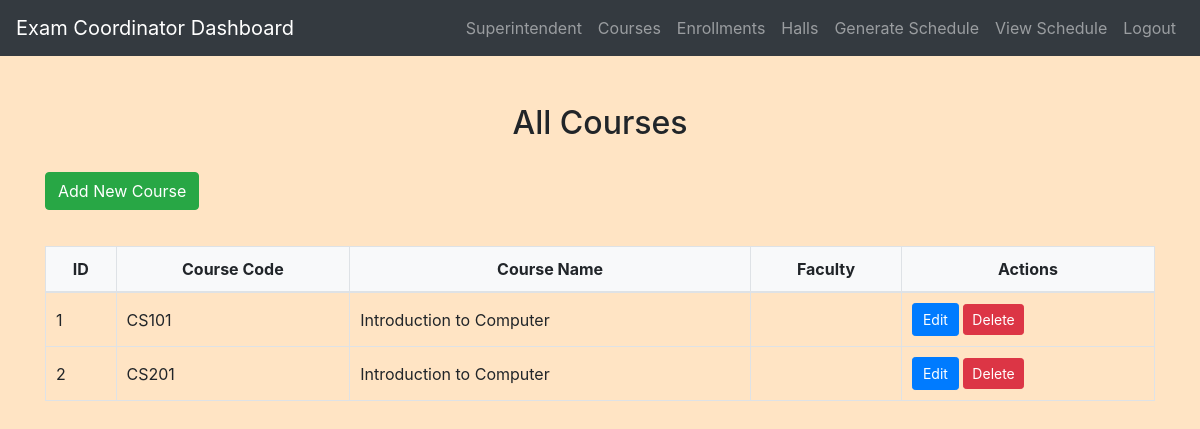
Before: /exam_coordinator/view_courses.php (signed in) with the older database file.
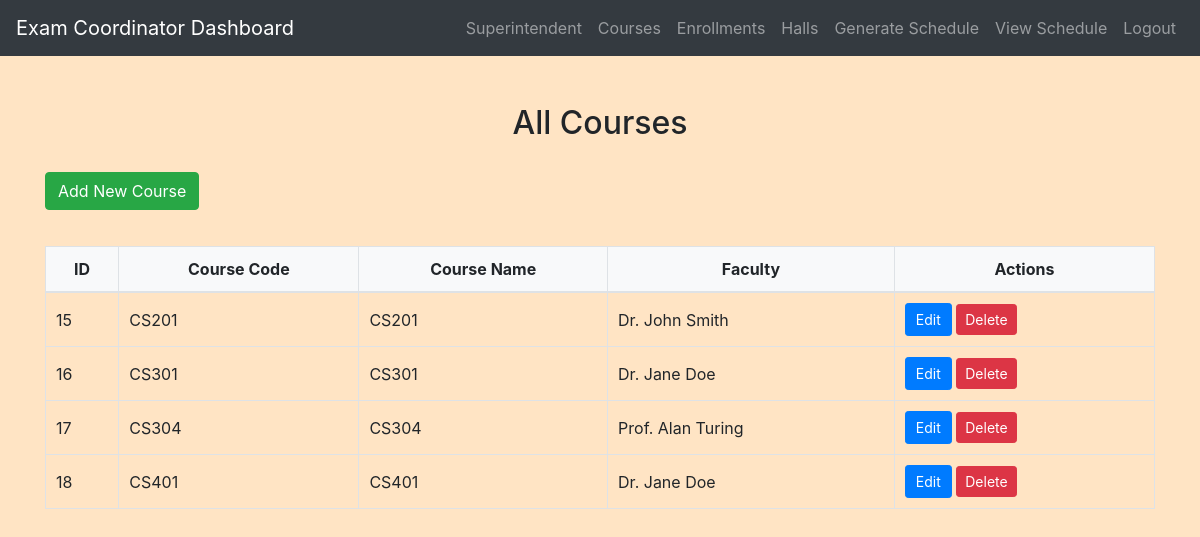
After: the same page with the newer database file.
### tables this page shows
CREATE TABLE `courses` (
  `course_id` int(11) NOT NULL,
  `course_code` varchar(255) NOT NULL,
  `course_name` varchar(255) NOT NULL,
  `faculty_id` int(11) DEFAULT NULL
);

CREATE TABLE `faculty` (
  `id` int(11) NOT NULL,
  `name` varchar(255) NOT NULL
);

### exam_coordinator/view_courses.php (the view, shortened to what this page needs)
<?php
include('config.php');
?>
<!DOCTYPE html>
<html>
<head>
    <link rel="stylesheet" href="https://maxcdn.bootstrapcdn.com/bootstrap/4.5.2/css/bootstrap.min.css">
    <link rel="stylesheet" href="../css/style.css">
</head>
<body>
<?php include('navbar.php'); ?>
<div class="container mt-5">
    <h2>All Courses</h2>
    <a href="add_course.php" class="btn btn-success mb-3">Add New Course</a>
    <table class="table table-bordered">
        <thead>
            <tr>
                <th>ID</th>
                <th>Course Code</th>
                <th>Course Name</th>
                <th>Faculty</th>
                <th>Actions</th>
            </tr>
        </thead>
        <tbody>
            <?php
            $sql = "SELECT c.course_id, c.course_code, c.course_name, f.name AS faculty_name
                    FROM Courses c
                    LEFT JOIN Faculty f ON c.faculty_id = f.id";
            $result = $conn->query($sql);
            while ($row = $result->fetch_assoc()) {
                echo "<tr>
                        <td>{$row['course_id']}</td>
                        <td>{$row['course_code']}</td>
                        <td>{$row['course_name']}</td>
                        <td>{$row['faculty_name']}</td>
                        <td>
                            <a href='edit_course.php?course_id={$row['course_id']}' class='btn btn-primary btn-sm'>Edit</a>
                            <a href='view_courses.php?delete={$row['course_id']}' class='btn btn-danger btn-sm' onclick=\"return confirm('Are you sure you want to delete this course and its enrollments?');\">Delete</a>
                        </td>
                    </tr>";
            }
            ?>
        </tbody>
    </table>
</div>
</body>
</html>

### exam_coordinator/navbar.php (shortened to what this page needs)
<nav class="navbar navbar-expand-lg navbar-dark bg-dark">
  <a class="navbar-brand" href="exam_coordinator_dashboard.php">Exam Coordinator Dashboard</a>
  <div class="collapse navbar-collapse" id="navbarNav">
    <ul class="navbar-nav ml-auto">
      <li class="nav-item ">
        <a class="nav-link" href="add_superintendent.php">Superintendent</a>
      </li>
      <li class="nav-item ">
        <a class="nav-link" href="add_course.php">Courses</a>
      </li>
      <li class="nav-item ">
        <a class="nav-link" href="add_enrollment.php">Enrollments</a>
      </li>
      <li class="nav-item ">
        <a class="nav-link" href="add_hall.php">Halls</a>
      </li>
      <li class="nav-item ">
        <a class="nav-link" href="view_exam_schedule.php">Generate Schedule</a>
      </li>
      <li class="nav-item ">
        <a class="nav-link" href="view_schedule.php">View Schedule</a>
      </li>
      <li class="nav-item">
        <a class="nav-link" href="logout.php">Logout</a>
      </li>
    </ul>
  </div>
</nav>

### css/style.css (style rules this page uses)
body { background-color: bisque; }
h1, h2, h3, h4 { text-align: center; margin-top: 30px; margin-bottom: 30px; }
.table { width: 100%; border-collapse: collapse; margin-top: 20px; }
.table th, .table td { padding: 10px; border: 1px solid #dee2e6; }
.table thead th { background-color: #f8f9fa; font-weight: bold; text-align: center; }
.table tbody td { vertical-align: middle; }
.btn-primary { padding: 5px 10px; }

Changed rows visible on the page:
removed courses: course_id "1", course_code "CS101", course_name "Introduction to Computer"
removed courses: course_id "2", course_code "CS201", course_name "Introduction to Computer"
added courses: course_id "15", course_code "CS201", course_name "CS201", faculty.name "Dr. John Smith"
added courses: course_id "16", course_code "CS301", course_name "CS301", faculty.name "Dr. Jane Doe"
added courses: course_id "17", course_code "CS304", course_name "CS304", faculty.name "Prof. Alan Turing"
added courses: course_id "18", course_code "CS401", course_name "CS401", faculty.name "Dr. Jane Doe"
